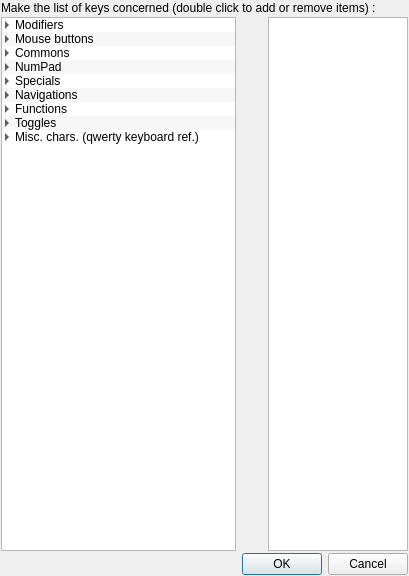
<?xml version="1.0" encoding="UTF-8"?>
<ui version="4.0">
 <class>KeysSelectorDialog</class>
 <widget class="QDialog" name="KeysSelectorDialog">
  <property name="windowModality">
   <enum>Qt::WindowModality::WindowModal</enum>
  </property>
  <property name="geometry">
   <rect>
    <x>0</x>
    <y>0</y>
    <width>409</width>
    <height>576</height>
   </rect>
  </property>
  <property name="windowTitle">
   <string>Select keys</string>
  </property>
  <layout class="QVBoxLayout" name="verticalLayout">
   <property name="spacing">
    <number>2</number>
   </property>
   <property name="leftMargin">
    <number>1</number>
   </property>
   <property name="topMargin">
    <number>1</number>
   </property>
   <property name="rightMargin">
    <number>1</number>
   </property>
   <property name="bottomMargin">
    <number>1</number>
   </property>
   <item>
    <widget class="QLabel" name="label">
     <property name="text">
      <string>Make the list of keys concerned (double click to add or remove items) :</string>
     </property>
    </widget>
   </item>
   <item>
    <layout class="QHBoxLayout" name="horizontalLayout" stretch="1,0,1">
     <property name="spacing">
      <number>2</number>
     </property>
     <item>
      <widget class="QTreeWidget" name="treeWidget">
       <property name="sizePolicy">
        <sizepolicy hsizetype="Expanding" vsizetype="Expanding">
         <horstretch>0</horstretch>
         <verstretch>0</verstretch>
        </sizepolicy>
       </property>
       <property name="editTriggers">
        <set>QAbstractItemView::EditTrigger::NoEditTriggers</set>
       </property>
       <property name="showDropIndicator" stdset="0">
        <bool>false</bool>
       </property>
       <property name="alternatingRowColors">
        <bool>true</bool>
       </property>
       <property name="indentation">
        <number>10</number>
       </property>
       <property name="rootIsDecorated">
        <bool>true</bool>
       </property>
       <property name="uniformRowHeights">
        <bool>true</bool>
       </property>
       <property name="animated">
        <bool>true</bool>
       </property>
       <property name="headerHidden">
        <bool>true</bool>
       </property>
       <property name="columnCount">
        <number>1</number>
       </property>
       <column>
        <property name="text">
         <string>Key</string>
        </property>
       </column>
       <item>
        <property name="text">
         <string>Modifiers</string>
        </property>
        <item>
         <property name="text">
          <string notr="true">CONTROL_LEFT</string>
         </property>
        </item>
        <item>
         <property name="text">
          <string notr="true">CONTROL_RIGHT</string>
         </property>
        </item>
        <item>
         <property name="text">
          <string notr="true">SHIFT_LEFT</string>
         </property>
        </item>
        <item>
         <property name="text">
          <string notr="true">SHIFT_RIGHT</string>
         </property>
        </item>
        <item>
         <property name="text">
          <string notr="true">ALT_LEFT</string>
         </property>
        </item>
        <item>
         <property name="text">
          <string notr="true">ALT_GR</string>
         </property>
        </item>
        <item>
         <property name="text">
          <string notr="true">WINDOWS</string>
         </property>
        </item>
        <item>
         <property name="text">
          <string notr="true">FN</string>
         </property>
        </item>
       </item>
       <item>
        <property name="text">
         <string>Mouse buttons</string>
        </property>
        <item>
         <property name="text">
          <string notr="true">LEFT_MOUSE</string>
         </property>
        </item>
        <item>
         <property name="text">
          <string notr="true">RIGHT_MOUSE</string>
         </property>
        </item>
        <item>
         <property name="text">
          <string notr="true">MIDDLE_MOUSE</string>
         </property>
        </item>
        <item>
         <property name="text">
          <string notr="true">XBUTTON_1</string>
         </property>
        </item>
        <item>
         <property name="text">
          <string notr="true">XBUTTON_2</string>
         </property>
        </item>
       </item>
       <item>
        <property name="text">
         <string>Commons</string>
        </property>
        <item>
         <property name="text">
          <string notr="true">0</string>
         </property>
        </item>
        <item>
         <property name="text">
          <string notr="true">1</string>
         </property>
        </item>
        <item>
         <property name="text">
          <string notr="true">2</string>
         </property>
        </item>
        <item>
         <property name="text">
          <string notr="true">3</string>
         </property>
        </item>
        <item>
         <property name="text">
          <string notr="true">4</string>
         </property>
        </item>
        <item>
         <property name="text">
          <string notr="true">5</string>
         </property>
        </item>
        <item>
         <property name="text">
          <string notr="true">6</string>
         </property>
        </item>
        <item>
         <property name="text">
          <string notr="true">7</string>
         </property>
        </item>
        <item>
         <property name="text">
          <string notr="true">8</string>
         </property>
        </item>
        <item>
         <property name="text">
          <string notr="true">9</string>
         </property>
        </item>
        <item>
         <property name="text">
          <string notr="true">A</string>
         </property>
        </item>
        <item>
         <property name="text">
          <string notr="true">B</string>
         </property>
        </item>
        <item>
         <property name="text">
          <string notr="true">C</string>
         </property>
        </item>
        <item>
         <property name="text">
          <string notr="true">D</string>
         </property>
        </item>
        <item>
         <property name="text">
          <string notr="true">E</string>
         </property>
        </item>
        <item>
         <property name="text">
          <string notr="true">F</string>
         </property>
        </item>
        <item>
         <property name="text">
          <string notr="true">G</string>
         </property>
        </item>
        <item>
         <property name="text">
          <string notr="true">H</string>
         </property>
        </item>
        <item>
         <property name="text">
          <string notr="true">I</string>
         </property>
        </item>
        <item>
         <property name="text">
          <string notr="true">J</string>
         </property>
        </item>
        <item>
         <property name="text">
          <string notr="true">K</string>
         </property>
        </item>
        <item>
         <property name="text">
          <string notr="true">L</string>
         </property>
        </item>
        <item>
         <property name="text">
          <string notr="true">M</string>
         </property>
        </item>
        <item>
         <property name="text">
          <string notr="true">N</string>
         </property>
        </item>
        <item>
         <property name="text">
          <string notr="true">O</string>
         </property>
        </item>
        <item>
         <property name="text">
          <string notr="true">P</string>
         </property>
        </item>
        <item>
         <property name="text">
          <string notr="true">Q</string>
         </property>
        </item>
        <item>
         <property name="text">
          <string notr="true">R</string>
         </property>
        </item>
        <item>
         <property name="text">
          <string notr="true">S</string>
         </property>
        </item>
        <item>
         <property name="text">
          <string notr="true">T</string>
         </property>
        </item>
        <item>
         <property name="text">
          <string notr="true">U</string>
         </property>
        </item>
        <item>
         <property name="text">
          <string notr="true">V</string>
         </property>
        </item>
        <item>
         <property name="text">
          <string notr="true">W</string>
         </property>
        </item>
        <item>
         <property name="text">
          <string notr="true">X</string>
         </property>
        </item>
        <item>
         <property name="text">
          <string notr="true">Y</string>
         </property>
        </item>
        <item>
         <property name="text">
          <string notr="true">Z</string>
         </property>
        </item>
       </item>
       <item>
        <property name="text">
         <string>NumPad</string>
        </property>
        <item>
         <property name="text">
          <string notr="true">NUMPAD_0</string>
         </property>
        </item>
        <item>
         <property name="text">
          <string notr="true">NUMPAD_1</string>
         </property>
        </item>
        <item>
         <property name="text">
          <string notr="true">NUMPAD_2</string>
         </property>
        </item>
        <item>
         <property name="text">
          <string notr="true">NUMPAD_3</string>
         </property>
        </item>
        <item>
         <property name="text">
          <string notr="true">NUMPAD_4</string>
         </property>
        </item>
        <item>
         <property name="text">
          <string notr="true">NUMPAD_5</string>
         </property>
        </item>
        <item>
         <property name="text">
          <string notr="true">NUMPAD_6</string>
         </property>
        </item>
        <item>
         <property name="text">
          <string notr="true">NUMPAD_7</string>
         </property>
        </item>
        <item>
         <property name="text">
          <string notr="true">NUMPAD_8</string>
         </property>
        </item>
        <item>
         <property name="text">
          <string notr="true">NUMPAD_9</string>
         </property>
        </item>
        <item>
         <property name="text">
          <string notr="true">+</string>
         </property>
        </item>
        <item>
         <property name="text">
          <string notr="true">-</string>
         </property>
        </item>
        <item>
         <property name="text">
          <string notr="true">*</string>
         </property>
        </item>
        <item>
         <property name="text">
          <string notr="true">/</string>
         </property>
        </item>
        <item>
         <property name="text">
          <string notr="true">.</string>
         </property>
        </item>
        <item>
         <property name="text">
          <string notr="true">,</string>
         </property>
        </item>
        <item>
         <property name="text">
          <string notr="true">NUMPAD_ENTER</string>
         </property>
        </item>
        <item>
         <property name="text">
          <string notr="true">NUM_LOCK</string>
         </property>
        </item>
       </item>
       <item>
        <property name="text">
         <string>Specials</string>
        </property>
        <item>
         <property name="text">
          <string notr="true">SPACEBAR</string>
         </property>
        </item>
        <item>
         <property name="text">
          <string notr="true">ENTER</string>
         </property>
        </item>
        <item>
         <property name="text">
          <string notr="true">BACKSPACE</string>
         </property>
        </item>
        <item>
         <property name="text">
          <string notr="true">DELETE</string>
         </property>
        </item>
        <item>
         <property name="text">
          <string notr="true">INSERT</string>
         </property>
        </item>
        <item>
         <property name="text">
          <string notr="true">ESCAPE</string>
         </property>
        </item>
       </item>
       <item>
        <property name="text">
         <string>Navigations</string>
        </property>
        <item>
         <property name="text">
          <string notr="true">UP_ARROW</string>
         </property>
        </item>
        <item>
         <property name="text">
          <string notr="true">DOWN_ARROW</string>
         </property>
        </item>
        <item>
         <property name="text">
          <string notr="true">LEFT_ARROW</string>
         </property>
        </item>
        <item>
         <property name="text">
          <string notr="true">RIGHT_ARROW</string>
         </property>
        </item>
        <item>
         <property name="text">
          <string notr="true">HOME</string>
         </property>
        </item>
        <item>
         <property name="text">
          <string notr="true">END</string>
         </property>
        </item>
        <item>
         <property name="text">
          <string notr="true">PAGE_UP</string>
         </property>
        </item>
        <item>
         <property name="text">
          <string notr="true">PAGE_DOWN</string>
         </property>
        </item>
        <item>
         <property name="text">
          <string notr="true">TAB</string>
         </property>
        </item>
       </item>
       <item>
        <property name="text">
         <string>Functions</string>
        </property>
        <item>
         <property name="text">
          <string notr="true">PRINT_SCREEN</string>
         </property>
        </item>
        <item>
         <property name="text">
          <string notr="true">PRINT</string>
         </property>
        </item>
        <item>
         <property name="text">
          <string notr="true">F1</string>
         </property>
        </item>
        <item>
         <property name="text">
          <string notr="true">F2</string>
         </property>
        </item>
        <item>
         <property name="text">
          <string notr="true">F3</string>
         </property>
        </item>
        <item>
         <property name="text">
          <string notr="true">F4</string>
         </property>
        </item>
        <item>
         <property name="text">
          <string notr="true">F5</string>
         </property>
        </item>
        <item>
         <property name="text">
          <string notr="true">F6</string>
         </property>
        </item>
        <item>
         <property name="text">
          <string notr="true">F7</string>
         </property>
        </item>
        <item>
         <property name="text">
          <string notr="true">F8</string>
         </property>
        </item>
        <item>
         <property name="text">
          <string notr="true">F9</string>
         </property>
        </item>
        <item>
         <property name="text">
          <string notr="true">F10</string>
         </property>
        </item>
        <item>
         <property name="text">
          <string notr="true">F11</string>
         </property>
        </item>
        <item>
         <property name="text">
          <string notr="true">F12</string>
         </property>
        </item>
        <item>
         <property name="text">
          <string notr="true">PLAYPAUSE_MEDIA</string>
         </property>
        </item>
        <item>
         <property name="text">
          <string notr="true">STOP_MEDIA</string>
         </property>
        </item>
        <item>
         <property name="text">
          <string notr="true">VOLUME_UP</string>
         </property>
        </item>
        <item>
         <property name="text">
          <string notr="true">VOLUME_DOWN</string>
         </property>
        </item>
        <item>
         <property name="text">
          <string notr="true">VOLUME_MUTE</string>
         </property>
        </item>
        <item>
         <property name="text">
          <string notr="true">NEXT_TRACK</string>
         </property>
        </item>
        <item>
         <property name="text">
          <string notr="true">PREVIOUS_TRACK</string>
         </property>
        </item>
       </item>
       <item>
        <property name="text">
         <string>Toggles</string>
        </property>
        <item>
         <property name="text">
          <string notr="true">CAPS_LOCK</string>
         </property>
        </item>
        <item>
         <property name="text">
          <string notr="true">NUM_LOCK</string>
         </property>
        </item>
        <item>
         <property name="text">
          <string notr="true">SCROLL_LOCK</string>
         </property>
        </item>
       </item>
       <item>
        <property name="text">
         <string>Misc. chars. (qwerty keyboard ref.)</string>
        </property>
        <item>
         <property name="text">
          <string>;:</string>
         </property>
        </item>
        <item>
         <property name="text">
          <string>/?</string>
         </property>
        </item>
        <item>
         <property name="text">
          <string>`~</string>
         </property>
        </item>
        <item>
         <property name="text">
          <string>[{</string>
         </property>
        </item>
        <item>
         <property name="text">
          <string>\|</string>
         </property>
        </item>
        <item>
         <property name="text">
          <string>]}</string>
         </property>
        </item>
        <item>
         <property name="text">
          <string>'&quot;</string>
         </property>
        </item>
        <item>
         <property name="text">
          <string>&lt;&gt;</string>
         </property>
        </item>
        <item>
         <property name="text">
          <string>!§</string>
         </property>
        </item>
       </item>
      </widget>
     </item>
     <item>
      <layout class="QVBoxLayout" name="verticalLayout_2">
       <property name="spacing">
        <number>2</number>
       </property>
       <item>
        <spacer name="horizontalSpacer">
         <property name="orientation">
          <enum>Qt::Orientation::Horizontal</enum>
         </property>
         <property name="sizeType">
          <enum>QSizePolicy::Policy::Fixed</enum>
         </property>
         <property name="sizeHint" stdset="0">
          <size>
           <width>30</width>
           <height>20</height>
          </size>
         </property>
        </spacer>
       </item>
      </layout>
     </item>
     <item>
      <widget class="QListWidget" name="listWidget">
       <property name="sizePolicy">
        <sizepolicy hsizetype="Preferred" vsizetype="Expanding">
         <horstretch>0</horstretch>
         <verstretch>0</verstretch>
        </sizepolicy>
       </property>
       <property name="maximumSize">
        <size>
         <width>140</width>
         <height>16777215</height>
        </size>
       </property>
       <property name="editTriggers">
        <set>QAbstractItemView::EditTrigger::NoEditTriggers</set>
       </property>
       <property name="showDropIndicator" stdset="0">
        <bool>false</bool>
       </property>
       <property name="defaultDropAction">
        <enum>Qt::DropAction::IgnoreAction</enum>
       </property>
       <property name="alternatingRowColors">
        <bool>true</bool>
       </property>
       <property name="selectionBehavior">
        <enum>QAbstractItemView::SelectionBehavior::SelectRows</enum>
       </property>
      </widget>
     </item>
    </layout>
   </item>
   <item>
    <widget class="QDialogButtonBox" name="buttonBox">
     <property name="orientation">
      <enum>Qt::Orientation::Horizontal</enum>
     </property>
     <property name="standardButtons">
      <set>QDialogButtonBox::StandardButton::Cancel|QDialogButtonBox::StandardButton::Ok</set>
     </property>
    </widget>
   </item>
  </layout>
 </widget>
 <resources/>
 <connections>
  <connection>
   <sender>buttonBox</sender>
   <signal>accepted()</signal>
   <receiver>KeysSelectorDialog</receiver>
   <slot>accept()</slot>
   <hints>
    <hint type="sourcelabel">
     <x>248</x>
     <y>254</y>
    </hint>
    <hint type="destinationlabel">
     <x>157</x>
     <y>274</y>
    </hint>
   </hints>
  </connection>
  <connection>
   <sender>buttonBox</sender>
   <signal>rejected()</signal>
   <receiver>KeysSelectorDialog</receiver>
   <slot>reject()</slot>
   <hints>
    <hint type="sourcelabel">
     <x>316</x>
     <y>260</y>
    </hint>
    <hint type="destinationlabel">
     <x>286</x>
     <y>274</y>
    </hint>
   </hints>
  </connection>
 </connections>
</ui>
